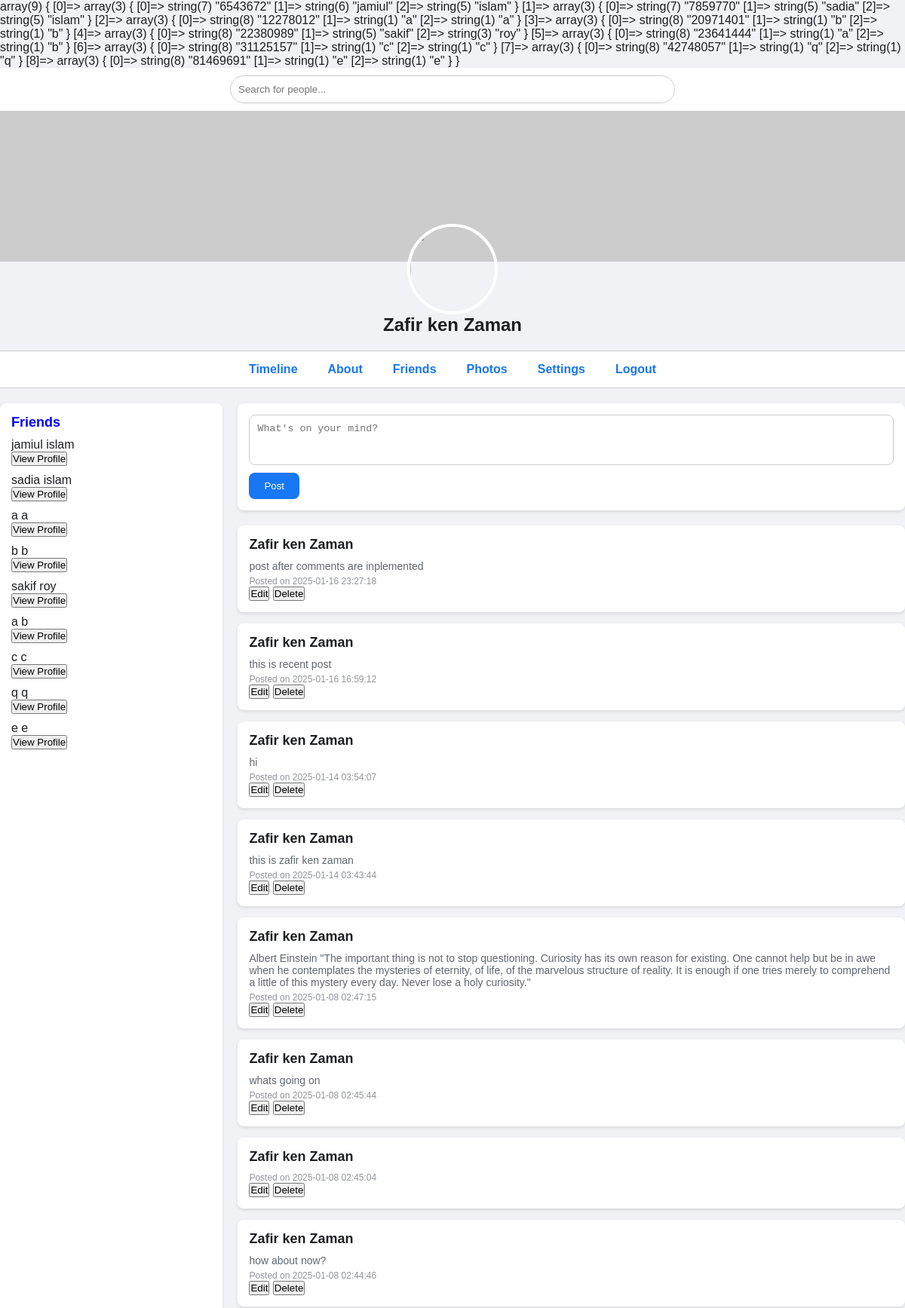
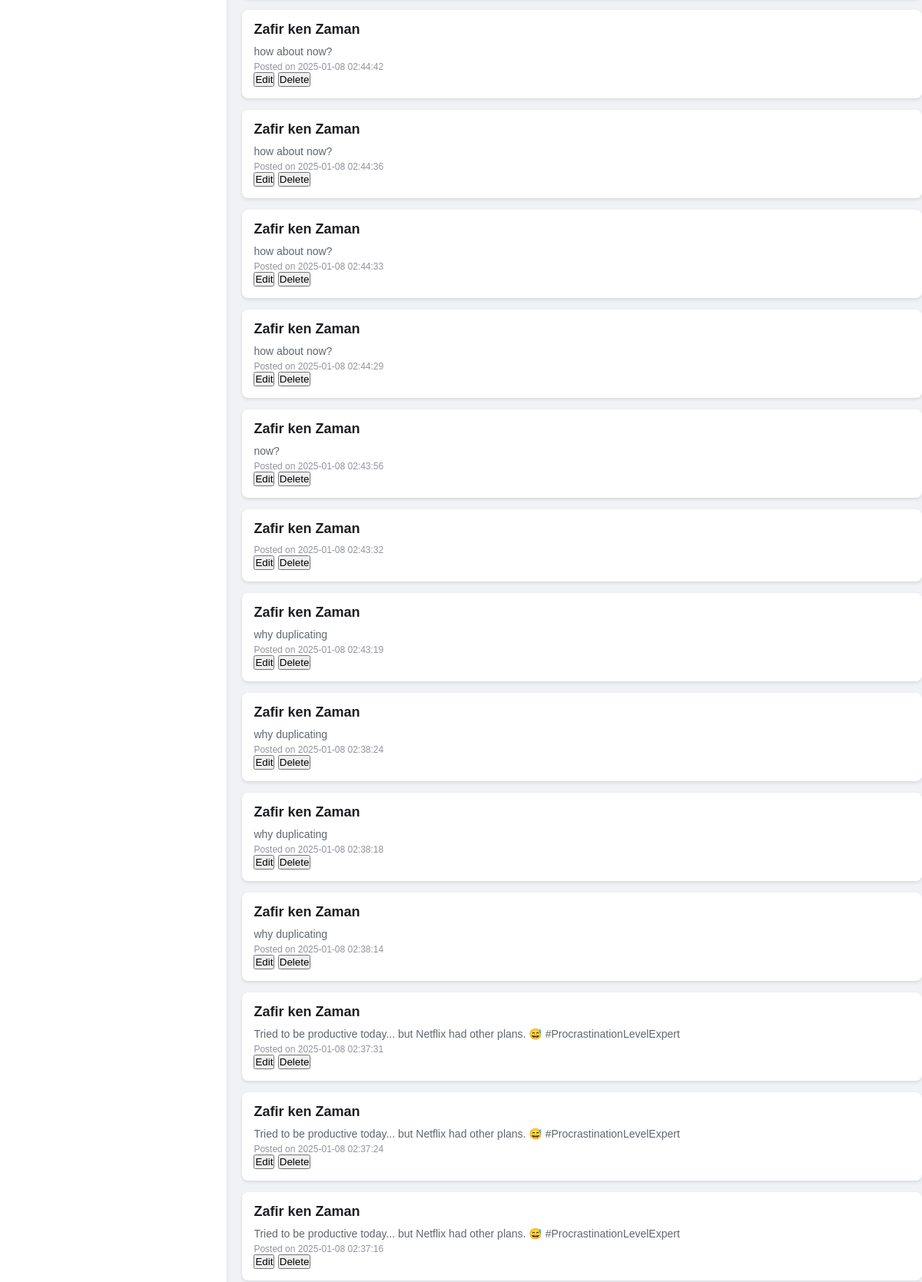
Screenshot of /webbook/profile.php (signed in, upper part) with the database file from the repository (2 pictures, top to bottom).
### tables this page shows
CREATE TABLE `user_info` (
  `first_name` varchar(255) NOT NULL,
  `last_name` varchar(100) NOT NULL,
  `gender` varchar(100) NOT NULL,
  `email` varchar(100) NOT NULL,
  `password` varchar(100) NOT NULL,
  `user_id` int(11) NOT NULL
);

CREATE TABLE `statuses` (
  `status` mediumtext DEFAULT NULL,
  `time` timestamp NOT NULL DEFAULT current_timestamp() ON UPDATE current_timestamp(),
  `user_id` int(11) NOT NULL,
  `id` int(11) NOT NULL,
  `photo_url` varchar(255) DEFAULT NULL
);

### webbook/usermodel.php (called while the page is built, shortened)
<?php
function getConnection(){
    $conn = mysqli_connect('127.0.0.1', 'root', '', 'webbook');
    return $conn;
}
function get_first_name($email)
{
    $conn=getConnection();
    $sql = "SELECT first_name FROM user_info WHERE email = '$email'";
    $result = $conn->query($sql);
    if ($result->num_rows > 0) {
        $row = $result->fetch_assoc();
        return $row['first_name'];
    } else {
        return null;
    }
}
function get_last_name($email)
{
    $conn=getConnection();
    $sql = "SELECT last_name FROM user_info WHERE email = '$email'";
    $result = $conn->query($sql);
    if ($result->num_rows > 0) {
        $row = $result->fetch_assoc();
        return $row['last_name'];
    } else {
        return null;
    }
}
function get_user_id($email)
{
    $conn=getConnection();
    $sql = "SELECT user_id FROM user_info WHERE email = '$email'";
    $result = $conn->query($sql);
    if ($result->num_rows > 0) {
        $row = $result->fetch_assoc();
        return $row['user_id'];
    } else {
        return null;
    }
}
function show_status($user_id)
{
    $conn=getConnection();
    $sql = "SELECT id, status,time FROM statuses WHERE user_id = $user_id";
    $result = $conn->query($sql);
    $arr=[];
    while ($row = $result->fetch_assoc())
    {
        $arr[]= array($row['id'], $row['status'],$row['time']);
    }
    if(count($arr)>0)
    {
        usort($arr, function ($a, $b) { return $a[0] - $b[0];  });
        return $arr;
    }
}
 function unique_arr($arr)
  {
    $unique_arr = [];
    $seen = [];
    foreach ($arr as $item) {
        if (!in_array($item[0], $seen)) {
            $seen[] = $item[0];
            $unique_arr[] = $item;
        }
    }
    return $unique_arr;
}
 function show_friends($user_id)
 {
    $conn=getConnection();
    $sql = "SELECT ui.user_id, ui.first_name, ui.last_name
    FROM (
    SELECT friend_user_id AS user_id
    FROM friends
    WHERE user_id = $user_id AND accepted = 1
    UNION
    SELECT user_id
    FROM friends
    WHERE friend_user_id = $user_id AND accepted = 1
    ) AS friends_list
    JOIN user_info ui ON friends_list.user_id = ui.user_id;";
    $result = $conn->query($sql);
    $arr=[];
    while ($row = $result->fetch_assoc())
    {
        $arr[]= array($row['user_id'], $row['first_name'],$row['last_name']);
    }
    if(count($arr)>0)
    {
        return $arr;
    }
 }
?>

### webbook/profile.php (the view, shortened to what this page needs)
<?php
require_once('usermodel.php');
$email = $_COOKIE['email'];
$first = get_first_name($email);
$last = get_last_name($email);
$name = $first . " " . $last;
$user_id = get_user_id($email);
$arr = show_status($user_id);
$arr1 = show_friends($user_id);
if ($arr1 !== NULL)
    $arr1 = unique_arr($arr1);
var_dump($arr1);
?>
<!DOCTYPE html>
<html lang="en">
<head>
</head>
<body>
    <div class="search-bar">
        <input type="text" placeholder="Search for people...">
    </div>
    <div class="profile-header">
        <div class="cover-photo"></div>
        <img src=" alt=" Profile Picture" class="profile-picture">
        <h1><?php echo "$name" ?></h1>
    </div>
    <div class="nav-bar">
        <a href="timeline.php">Timeline</a>
        <a href="about.php">About</a>
        <a href="friends.php">Friends</a>
        <a href="#photos">Photos</a>
        <a href="settings.php">Settings</a>
        <a href="logout.php" class="logout-button">Logout</a>
    </div>
    <div class="container">
        <div class="left-sidebar">
            <h2 class="friends-heading">Friends</h2>
            <ul>
                <?php
                if (!empty($arr1)) {
                    for ($i = 0; $i < count($arr1); $i++) {
                        if ($user_id != $arr1[$i][0]) {
                            echo '<li>';
                            echo '<div class="friend-info">' . $arr1[$i][1] . ' ' . $arr1[$i][2] . '</div>';
                            echo '<form action="" method="POST" style="display:inline;">
                                    <input type="hidden" name="friend_user_id" value="' . $arr1[$i][0] . '">
                                    <button type="submit" name="view_profile_btn" class="friend-request-btn">View Profile</button>
                                </form>';
                            echo '</li>';
                        }
                    }
                }
                ?>
            </ul>
        </div>
        <div class="main-content">
            <div class="status">
                <form action="" method="POST">
                    <textarea rows="3" name="status" placeholder="What's on your mind?"></textarea>
                    <button name="post">Post</button>
                </form>
            </div>
            <?php
            if (!empty($arr) && count($arr) > 0) {
                $n = count($arr);
                for ($i = $n - 1; $i >= 0; $i--) {
                    if (isset($arr[$i][1], $arr[$i][2])) {
                        echo '<div class="post">';
                        echo "<h2>$name</h2>";
                        echo "<p>" . $arr[$i][1] . "</p>";
                        echo '<div class="timestamp">Posted on ' . $arr[$i][2] . '</div>';
                        echo '
                            <form action="" method="POST" style="display: inline;">
                                 <input type="hidden" name="id" value="' . $arr[$i][0] . '">
                                <button name="edit">Edit</button>
                            </form>
                            <form action="" method="POST" style="display: inline;">
                            <input type="hidden" name="id" value="' . $arr[$i][0] . '">
                                <button name="delete">Delete</button>
                            </form>';
                        echo '</div>';
                    }
                }
            }
            ?>
        </div>
    </div>
</body>
</html>

### webbook/profile.php (style rules this page uses)
* { margin: 0; padding: 0; box-sizing: border-box; }
body { font-family: Arial, sans-serif; background-color: #f0f2f5; color: #1c1e21; margin: 0; }
.search-bar { background-color: white; padding: 10px; display: flex; justify-content: center; box-shadow: 0 2px 4px rgba(0, 0, 0, 0.1); }
.search-bar input { width: 50%; padding: 10px; border: 1px solid #ccc; border-radius: 20px; outline: none; }
.profile-header { position: relative; text-align: center; background-color: #f0f2f5; margin-bottom: 20px; }
.cover-photo { width: 100%; height: 200px; object-fit: cover; background-color: #ccc; }
.profile-picture { width: 120px; height: 120px; border-radius: 50%; border: 4px solid white; position: absolute; top: 150px; left: 50%; transform: translateX(-50%); }
.profile-header h1 { margin-top: 70px; font-size: 24px; }
.nav-bar { display: flex; justify-content: center; background-color: white; border-top: 1px solid #ccc; border-bottom: 1px solid #ccc; }
.nav-bar a { padding: 15px 20px; text-decoration: none; color: #1877f2; font-weight: bold; }
.container { display: flex; max-width: 1200px; margin: 20px auto; gap: 20px; }
.left-sidebar { width: 25%; background-color: white; padding: 15px; box-shadow: 0 2px 4px rgba(0, 0, 0, 0.1); border-radius: 8px; }
.left-sidebar h2 { font-size: 18px; margin-bottom: 10px; }
.left-sidebar ul { list-style-type: none; }
.left-sidebar ul li { margin-bottom: 10px; }
.main-content { width: 75%; }
.status { background-color: white; padding: 15px; box-shadow: 0 2px 4px rgba(0, 0, 0, 0.1); border-radius: 8px; margin-bottom: 20px; }
.status textarea { width: 100%; border: 1px solid #ccc; border-radius: 8px; padding: 10px; outline: none; resize: none; }
.status button { margin-top: 10px; padding: 10px 20px; background-color: #1877f2; color: white; border: none; border-radius: 8px; cursor: pointer; }
.post { background-color: white; padding: 15px; box-shadow: 0 2px 4px rgba(0, 0, 0, 0.1); border-radius: 8px; margin-bottom: 15px; }
.post h2 { font-size: 18px; margin-bottom: 10px; }
.post p { font-size: 14px; color: #606770; }
.post .timestamp { font-size: 12px; color: #90949c; margin-top: 5px; }
.logout-button { padding: 15px 20px; text-decoration: none; color: #1877f2; font-weight: bold; }
.friends-heading { color: blue; font-weight: bold; }

### rows the page displays
user_info: name "Zafir ken Zaman"
user_info: first_name "jamiul", last_name "islam"
user_info: first_name "sadia", last_name "islam"
user_info: first_name "a", last_name "a"
user_info: first_name "b", last_name "b"
user_info: first_name "sakif", last_name "roy"
user_info: first_name "a", last_name "b"
user_info: first_name "c", last_name "c"
user_info: first_name "q", last_name "q"
user_info: first_name "e", last_name "e"
statuses: user.last_name "Zafir ken Zaman", status "post after comments are inplemented", time "2025-01-16 23:27:18"
statuses: user.last_name "Zafir ken Zaman", status "this is recent post", time "2025-01-16 16:59:12"
statuses: user.last_name "Zafir ken Zaman", status "hi", time "2025-01-14 03:54:07"
statuses: user.last_name "Zafir ken Zaman", status "this is zafir ken zaman", time "2025-01-14 03:43:44"
statuses: user.last_name "Zafir ken Zaman", status "Albert Einstein \"The important thing is not to stop questioning. Curiosity has its own reason for existing. One cannot help but be in awe when he contemplates the mysteries of eternity, of life, of the marvelous structure of reality. It is enough if one tries merely to comprehend a little of this mystery every day. Never lose a holy curiosity.\"", time "2025-01-08 02:47:15"
statuses: user.last_name "Zafir ken Zaman", status "whats going on", time "2025-01-08 02:45:44"
statuses: user.last_name "Zafir ken Zaman", time "2025-01-08 02:45:04"
statuses: user.last_name "Zafir ken Zaman", status "how about now?", time "2025-01-08 02:44:46"
statuses: user.last_name "Zafir ken Zaman", status "how about now?", time "2025-01-08 02:44:42"
statuses: user.last_name "Zafir ken Zaman", status "how about now?", time "2025-01-08 02:44:36"
statuses: user.last_name "Zafir ken Zaman", status "how about now?", time "2025-01-08 02:44:33"
statuses: user.last_name "Zafir ken Zaman", status "how about now?", time "2025-01-08 02:44:29"
statuses: user.last_name "Zafir ken Zaman", status "now?", time "2025-01-08 02:43:56"
statuses: user.last_name "Zafir ken Zaman", time "2025-01-08 02:43:32"
statuses: user.last_name "Zafir ken Zaman", status "why duplicating", time "2025-01-08 02:43:19"
statuses: user.last_name "Zafir ken Zaman", status "why duplicating", time "2025-01-08 02:38:24"
statuses: user.last_name "Zafir ken Zaman", status "why duplicating", time "2025-01-08 02:38:18"
statuses: user.last_name "Zafir ken Zaman", status "why duplicating", time "2025-01-08 02:38:14"
statuses: user.last_name "Zafir ken Zaman", status "Tried to be productive today... but Netflix had other plans. 😅 #ProcrastinationLevelExpert", time "2025-01-08 02:37:31"
statuses: user.last_name "Zafir ken Zaman", status "Tried to be productive today... but Netflix had other plans. 😅 #ProcrastinationLevelExpert", time "2025-01-08 02:37:24"
statuses: user.last_name "Zafir ken Zaman", status "Tried to be productive today... but Netflix had other plans. 😅 #ProcrastinationLevelExpert", time "2025-01-08 02:37:16"
